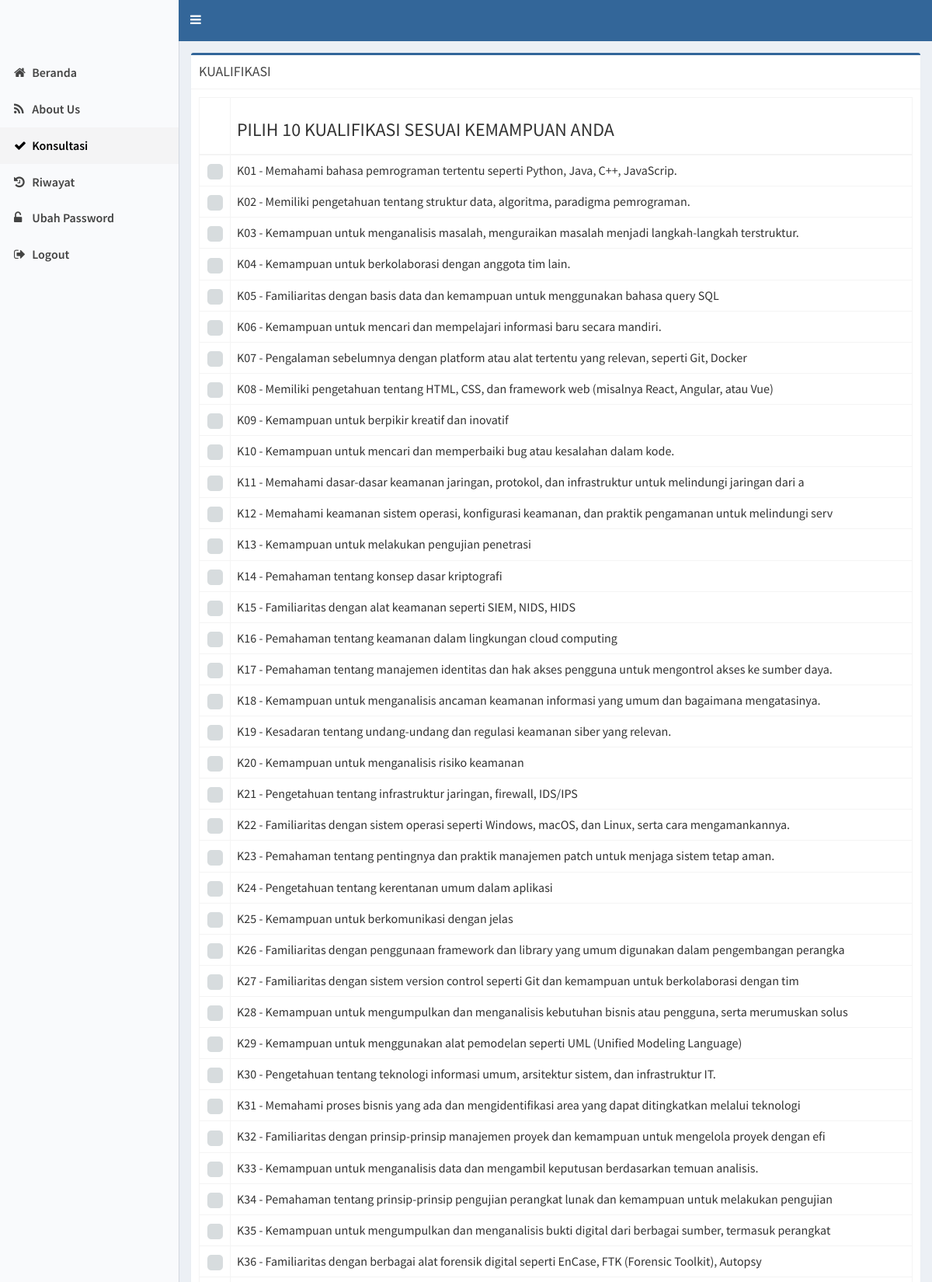
Screenshot of /index.php?page=konsultasi (signed in, upper part) with the database file from the repository.
### tables this page shows
CREATE TABLE `kualifikasi` (
  `id_kualifikasi` int(11) NOT NULL,
  `kode_kualifikasi` varchar(20) NOT NULL,
  `nama_kualifikasi` varchar(250) NOT NULL
);

### konsultasi.php (the view, shortened to what this page needs)
<?php
$link_proses='?page=proses_konsultasi';
$chk_kualifikasi='';
$q="select * from kualifikasi order by id_kualifikasi";
$q=mysqli_query($con,$q);
while($r=mysqli_fetch_array($q)){
	$kode_kualifikasi = $r['kode_kualifikasi'];
	$nama_kualifikasi = $r['nama_kualifikasi'];
	$chk_kualifikasi.='
	<tr>
		<td align="center"><input type="checkbox" name="kualifikasi[]" class="flat" value="'.$r['id_kualifikasi'].'"></td>
		<td>'.$kode_kualifikasi.' - '.$nama_kualifikasi.'</td>
	</tr>';
}
?>
<div class="box box-success">
	<div class="box-header with-border">
		<h3 class="box-title">KUALIFIKASI</h3>
	</div>
	<form action="<?php echo $link_proses;?>" id="frm" method="post" >
		<div class="box-body">
			<div class="table-responsive">
				<table class="table table-bordered">
					<thead>
						<tr>
							<th width="40"></th>
							<th><h3>PILIH 10 KUALIFIKASI SESUAI KEMAMPUAN ANDA</h3></th>
						</tr>
					</thead>
					<tbody>
						<?php echo $chk_kualifikasi; ?>
					</tbody>
				</table>
			</div>
		</div>
	</form>
</div>

### rows the page displays
kualifikasi: kode_kualifikasi "K01", nama_kualifikasi "Memahami bahasa pemrograman tertentu seperti Python, Java, C++, JavaScrip."
kualifikasi: kode_kualifikasi "K02", nama_kualifikasi "Memiliki pengetahuan tentang struktur data, algoritma, paradigma pemrograman."
kualifikasi: kode_kualifikasi "K03", nama_kualifikasi "Kemampuan untuk menganalisis masalah, menguraikan masalah menjadi langkah-langkah terstruktur."
kualifikasi: kode_kualifikasi "K04", nama_kualifikasi "Kemampuan untuk berkolaborasi dengan anggota tim lain."
kualifikasi: kode_kualifikasi "K05", nama_kualifikasi "Familiaritas dengan basis data dan kemampuan untuk menggunakan bahasa query SQL"
kualifikasi: kode_kualifikasi "K06", nama_kualifikasi "Kemampuan untuk mencari dan mempelajari informasi baru secara mandiri."
kualifikasi: kode_kualifikasi "K07", nama_kualifikasi "Pengalaman sebelumnya dengan platform atau alat tertentu yang relevan, seperti Git, Docker"
kualifikasi: kode_kualifikasi "K08", nama_kualifikasi "Memiliki pengetahuan tentang HTML, CSS, dan framework web (misalnya React, Angular, atau Vue)"
kualifikasi: kode_kualifikasi "K09", nama_kualifikasi "Kemampuan untuk berpikir kreatif dan inovatif"
kualifikasi: kode_kualifikasi "K10", nama_kualifikasi "Kemampuan untuk mencari dan memperbaiki bug atau kesalahan dalam kode."
kualifikasi: kode_kualifikasi "K11", nama_kualifikasi "Memahami dasar-dasar keamanan jaringan, protokol, dan infrastruktur untuk melindungi jaringan dari a"
kualifikasi: kode_kualifikasi "K12", nama_kualifikasi "Memahami keamanan sistem operasi, konfigurasi keamanan, dan praktik pengamanan untuk melindungi serv"
kualifikasi: kode_kualifikasi "K13", nama_kualifikasi "Kemampuan untuk melakukan pengujian penetrasi"
kualifikasi: kode_kualifikasi "K14", nama_kualifikasi "Pemahaman tentang konsep dasar kriptografi"
kualifikasi: kode_kualifikasi "K15", nama_kualifikasi "Familiaritas dengan alat keamanan seperti SIEM, NIDS, HIDS"
kualifikasi: kode_kualifikasi "K16", nama_kualifikasi "Pemahaman tentang keamanan dalam lingkungan cloud computing"
kualifikasi: kode_kualifikasi "K17", nama_kualifikasi "Pemahaman tentang manajemen identitas dan hak akses pengguna untuk mengontrol akses ke sumber daya."
kualifikasi: kode_kualifikasi "K18", nama_kualifikasi "Kemampuan untuk menganalisis ancaman keamanan informasi yang umum dan bagaimana mengatasinya."
kualifikasi: kode_kualifikasi "K19", nama_kualifikasi "Kesadaran tentang undang-undang dan regulasi keamanan siber yang relevan."
kualifikasi: kode_kualifikasi "K20", nama_kualifikasi "Kemampuan untuk menganalisis risiko keamanan"
kualifikasi: kode_kualifikasi "K21", nama_kualifikasi "Pengetahuan tentang infrastruktur jaringan, firewall, IDS/IPS"
kualifikasi: kode_kualifikasi "K22", nama_kualifikasi "Familiaritas dengan sistem operasi seperti Windows, macOS, dan Linux, serta cara mengamankannya."
kualifikasi: kode_kualifikasi "K23", nama_kualifikasi "Pemahaman tentang pentingnya dan praktik manajemen patch untuk menjaga sistem tetap aman."
kualifikasi: kode_kualifikasi "K24", nama_kualifikasi "Pengetahuan tentang kerentanan umum dalam aplikasi"
kualifikasi: kode_kualifikasi "K25", nama_kualifikasi "Kemampuan untuk berkomunikasi dengan jelas"
kualifikasi: kode_kualifikasi "K26", nama_kualifikasi "Familiaritas dengan penggunaan framework dan library yang umum digunakan dalam pengembangan perangka"
kualifikasi: kode_kualifikasi "K27", nama_kualifikasi "Familiaritas dengan sistem version control seperti Git dan kemampuan untuk berkolaborasi dengan tim"
kualifikasi: kode_kualifikasi "K28", nama_kualifikasi "Kemampuan untuk mengumpulkan dan menganalisis kebutuhan bisnis atau pengguna, serta merumuskan solus"
kualifikasi: kode_kualifikasi "K29", nama_kualifikasi "Kemampuan untuk menggunakan alat pemodelan seperti UML (Unified Modeling Language)"
kualifikasi: kode_kualifikasi "K30", nama_kualifikasi "Pengetahuan tentang teknologi informasi umum, arsitektur sistem, dan infrastruktur IT."
kualifikasi: kode_kualifikasi "K31", nama_kualifikasi "Memahami proses bisnis yang ada dan mengidentifikasi area yang dapat ditingkatkan melalui teknologi"
kualifikasi: kode_kualifikasi "K32", nama_kualifikasi "Familiaritas dengan prinsip-prinsip manajemen proyek dan kemampuan untuk mengelola proyek dengan efi"
kualifikasi: kode_kualifikasi "K33", nama_kualifikasi "Kemampuan untuk menganalisis data dan mengambil keputusan berdasarkan temuan analisis."
kualifikasi: kode_kualifikasi "K34", nama_kualifikasi "Pemahaman tentang prinsip-prinsip pengujian perangkat lunak dan kemampuan untuk melakukan pengujian"
kualifikasi: kode_kualifikasi "K35", nama_kualifikasi "Kemampuan untuk mengumpulkan dan menganalisis bukti digital dari berbagai sumber, termasuk perangkat"
kualifikasi: kode_kualifikasi "K36", nama_kualifikasi "Familiaritas dengan berbagai alat forensik digital seperti EnCase, FTK (Forensic Toolkit), Autopsy"
